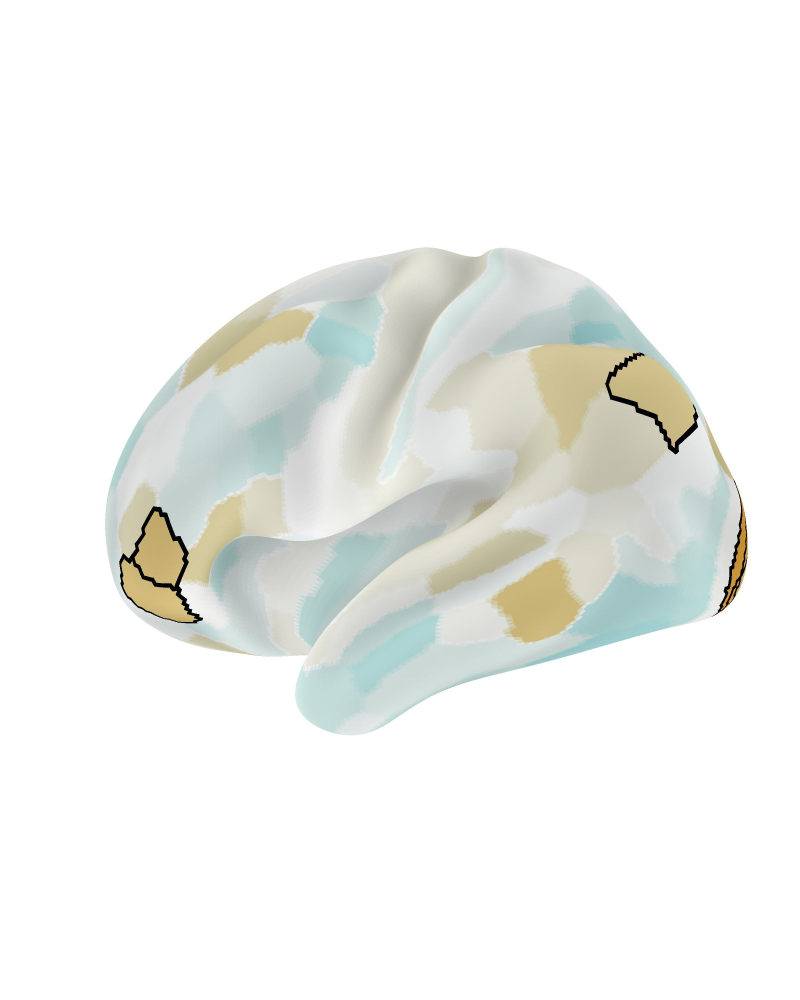
#> input picture processed_data/brain_plots/RSA-model-attn_out_avg_pe-2dpe_stat-stat_contoured_left_lateral.jpeg, 2400 x 3000 px, given in place of del-mlp_layer0_pe-2dpe_stat-stat_contoured_left_lateral.jpeg, which was not available (shown at 1/3 size)
$ jupyter execute --allow-errors 'Analysis 2b: fMRI RSA.ipynb'   (text cells are left out)
#> lines starting #> are read from the running program, lines starting #| are printed output that depends on the picture; pictures that were not available may be replaced by others from this repository, and a replacement may not be noted
### lstnn/dataset.py
"""Data loading and preprocessing for Latin Square Task puzzles.

Converts CSV puzzle files into PyTorch Datasets with one-hot encoding,
transcribes original MATLAB fMRI task data to CSV, and provides utility
functions for puzzle-to-tensor conversion. Used by all training scripts
and analysis notebooks.
"""
from random import choice
import pandas as pd
import numpy as np
import torch
from scipy.io import loadmat
from torch.utils.data import Dataset


class PuzzleDataset(Dataset):
    '''Custom dataset with indices'''

    # [10 lines left out: functions __init__, __getitem__, not called in this run]

    def __len__(self):
        return len(self.puzzles)

    def print_puzzle(self, index):
        v, I = torch.max(self.puzzles[index], 2)
        return ((v > 0).long()*(I+1)).squeeze(), torch.where(self.solutions[index])[0][0]+1


def puzzle_csv_to_df(csv_files):
    if type(csv_files) == str:
        csv_files = [csv_files]

    df = pd.DataFrame()
    for csv in csv_files:
        df = pd.concat([df, pd.read_csv(csv, dtype=str)], ignore_index=True)

    # replace the IDs with the index
    df['ID'] = df.index.copy()
    return df


def puzzles_to_tensor(csv_files=['puzzle_data_original.csv']):
    """Converts LST puzzles from csv to one hot encoded tensors."""

    # get puzzle csv as df
    df = puzzle_csv_to_df(csv_files)
    puzzle_grid = df_puzzles_to_grid(df)

    # store solutions as an array
    solutions = string_to_array(df.solutions.values)

    # convert puzzles to one hot encoded tensor
    puzzles_one_hot = np.zeros((len(df), 4, 4, 5))
    for trial in range(len(df)):
        puzzles_one_hot[trial, :, :, :] = grid_to_one_hot(
            puzzle_grid[:, :, trial])
    puzzles_one_hot = torch.from_numpy(puzzles_one_hot).float()

    # convert solutions
    solutions_one_hot = np.zeros((len(df), 4))
    for trial in range(len(df)):
        for channel, stimuli in enumerate([1, 2, 3, 4]):
            solutions_one_hot[trial, channel] = solutions[trial] == stimuli
    solutions_one_hot = torch.from_numpy(solutions_one_hot).float()

    return puzzles_one_hot, solutions_one_hot


# [147 lines left out: functions convert_puzzle_data, sudoku_to_LST, sudoku_to_tensor, not called in this run]


def string_to_array(input_string):
    list = [int(char) for char in input_string]
    return np.array(list)


# [17 lines left out: functions df_puzzles_to_grid, grid_to_one_hot, not called in this run]


def get_dataset(csv_files=['puzzle_data_original.csv']):

    # get one hot encoded puzzles and solutions
    puzzles, solutions = puzzles_to_tensor(csv_files)

    # get attached conditions
    df = pd.DataFrame()

    if type(csv_files) == str:
        csv_files = [csv_files]

    for f in csv_files:
        df = pd.concat([df, puzzle_csv_to_df(f)])

    return PuzzleDataset(puzzles, solutions, df.condition.to_list())

### lstnn/plotting.py
"""Publication-quality brain surface plotting utilities.

Provides 4-panel brain visualisations (lateral/medial × left/right) with
optional contour overlays for displaying RSA and decoding results on the
cortical surface. Used by the analysis notebooks for figure generation.
"""
import nibabel as nb
import seaborn as sns
import hcp_utils as hcp
import nilearn.plotting as plotting
import matplotlib.pyplot as plt
import numpy as np
import cmasher as cmr


# [147 lines left out: functions pub_surf_plot, pub_surf_plot_contours, not called in this run]

def get_cropped_img(img,
                    x_start_buffer=10,
                    x_finish_buffer=10,
                    y_start_buffer=10,
                    y_finish_buffer=10,
                    ):
    # Returns a cropped input image

    # average across color information (3rd dimension)
    m_img = np.mean(img, axis=2)

    x_start = (np.where(np.argmax(m_img != np.max(img), axis=0))
               [0][0]) - x_start_buffer
    x_finish = (np.where(np.argmax(m_img != np.max(img), axis=0))
                [0][-1]) + x_finish_buffer
    y_start = np.where(np.argmax(m_img != np.max(img), axis=1))[
        0][0] - y_start_buffer
    y_finish = np.where(np.argmax(m_img != np.max(img), axis=1))[
        0][-1] + y_finish_buffer

    # Crop the input image based on determined crop heights and widths
    img_cropped = img[y_start:y_finish, x_start:x_finish, :]
    return img_cropped

### lstnn/parcellation.py
'''
A parcellation helper for Tian's parcellations


'''
import numpy as np
import nibabel as nb
import pandas as pd


class Parcellation:
    def __init__(self, cortex='Glasser', cortex_res=None, scale=1, volumetric=False,
                 path=None):  # Set to parcellation directory; see README for download instructions

        # Init.
        self.cortex = cortex
        self.cortex_res = cortex_res
        self.scale = scale
        network_details = None

        if cortex_res == None:
            self.label = 'TianS'+str(scale)+cortex
        else:
            self.label = 'TianS'+str(scale)+cortex+str(cortex_res)

        if cortex == 'Glasser':
            file = path+'3T/Cortex-Subcortex/Q1-Q6_RelatedValidation210.CorticalAreas_dil_Final_Final_Areas_Group_Colors.32k_fs_LR_Tian_Subcortex_S' + \
                str(scale)+'.dlabel.nii'
            details = path+'3T/Cortex-Subcortex/Q1-Q6_RelatedValidation210.CorticalAreas_dil_Final_Final_Areas_Group_Colors.32k_fs_LR_Tian_Subcortex_S' + \
                str(scale)+'_label.txt'
            # network_details = '/home/lukeh/LabData/...'  # original lab path; see README
            file_volume = None

        elif cortex == 'Schaefer':
            file = (path+'3T/Cortex-Subcortex/'
                    + 'Schaefer2018_'+str(cortex_res)+'Parcels_17Networks_order_Tian_Subcortex_S'+str(scale)+'.dlabel.nii')
            details = (path+'3T/Cortex-Subcortex/'
                       + 'Schaefer2018_'+str(cortex_res)+'Parcels_17Networks_order_Tian_Subcortex_S'+str(scale)+'_label.txt')
            file_volume = (path+'3T/Cortex-Subcortex/MNIvolumetric/'
                           + 'Schaefer2018_'+str(cortex_res)+'Parcels_17Networks_order_Tian_Subcortex_S'+str(scale)+'_3T_MNI152NLin2009cAsym_1mm.nii.gz')

        elif cortex == 'Schaefer200Networks':
            file = '../data/Schaefer2018_200_Networks.dlabel.nii'
            details = None
            file_volume = None

        else:
            print('Parcellation not found...')

        # the parcellation file
        if volumetric:
            self.file = file_volume
        else:
            self.file = file

        # text file associated with parcellation
        self.details = details
        self.network_details = network_details

        # the actual image
        self.img = nb.load(self.file).get_fdata().reshape(-1, 1)

        # number of parcels
        self.n_parcels = len(np.unique(self.img)) - 1  # account for '0'

        # anatomical labels of parcels
        if details is not None:
            try:
                parcel_labels = np.loadtxt(self.details, dtype=str)

            except:
                parcel_labels = []
                with open(self.details, 'r') as f:
                    for count, line in enumerate(f, start=0):
                        if count % 2 == 0:
                            parcel_labels.append(line.split('\n')[0])
                parcel_labels = np.array(parcel_labels)
            self.parcel_labels = parcel_labels
        else:
            self.parcel_labels = list(range(self.n_parcels))
        assert len(
            self.parcel_labels) == self.n_parcels, "Mismatch between labels and parc"

    # [27 lines left out: function apply_networks, not called in this run]

### scripts/Analysis 2b: fMRI RSA.ipynb
[cell 1]
import pandas as pd
import numpy as np
from lstnn.parcellation import Parcellation
import matplotlib.pyplot as plt
import seaborn as sns

# parameters
pe_desc = "2dpe"
fmethod = "crossnobis" # "crossnobis"
amethod = "euclidean" #  "euclidean"
cmethod = "corr"
epoch = 4000
n_perms = 10000
atlas = "Glasser"

if atlas == "Glasser":
    cortex = 'Glasser'
    cortex_res = None
    scale = 1
elif atlas == "Schaefer":
    cortex = 'Schaefer'
    cortex_res = 400
    scale = 1

#> (the rest of this cell did not finish here and is left out)

#> (a cell that did not finish here is left out)

[cell 3]
nc_perms = 1000
noise_ceilings = []

# functions
# [14 lines left out: functions spearmanbrown, summary_stats, not called in this run]


# load relevant noise ceilings
#> (the rest of this cell did not finish here and is left out)

#> (a cell that did not finish here is left out)

#> (a cell that did not finish here is left out)

[cell 6]
nc_perms = 1000
noise_ceilings = []

# load relevant noise ceilings
#> (the rest of this cell did not finish here and is left out)

#> (a cell that did not finish here is left out)

[cell 8]
from lstnn.compare_rdms import get_transformer_rdms, get_transformer_weights
from lstnn.dataset import get_dataset
from scipy.stats import zscore
import rsatoolbox

#> (the rest of this cell did not finish here and is left out)


# get specified ANN models
weights = get_transformer_weights(LST_puzzle_ds, pe_desc, epoch, data_dir="../processed_data/")
rdms = get_transformer_rdms(weights, amethod)

[cell 9]
# get specific rdms
i = 4
#> (the rest of this cell did not finish here and is left out)

[cell 10]
import matplotlib.pyplot as plt
from scipy.stats import zscore
import cmasher as cmr

# [8 lines left out: function norm_mat, not called in this run]


plt.rcParams['svg.fonttype'] = 'none'

# Create a figure with 2x2 subplots
fig, axes = plt.subplots(2, 2, figsize=(2, 2))
cmap = cmr.voltage_r

# PE
#> (the rest of this cell did not finish here and is left out)

[cell 11]
from lstnn.plotting import pub_surf_plot_contours, pub_surf_plot
def myround(x, base=0.05):
    return np.round(base * round(x/base), 2)

save = False
plot = False
cmap1 = cmr.sunburst
cmap2 = cmr.prinsenvlag_r
stats = ["stat"]#, "percentile"]
model = "pe_layer"
pe ="2dpe"
#lims = [(-.35, 0.35), (0, 1)]
#> (the rest of this cell did not finish here and is left out)

[cell 12]
import matplotlib.pyplot as plt
import matplotlib.gridspec as gridspec
from lstnn.plotting import get_cropped_img
plt.rcParams['svg.fonttype'] = 'none'

# analysis params
stat = "stat"
pe ="2dpe"

# gridspec inside gridspec
fig = plt.figure(figsize=(8.1, 2))

# rows
rows = gridspec.GridSpec(2, 1, figure=fig, hspace=0, wspace=0, height_ratios=[0.01, 0.495*2])

# create gridspec between brains and scatter plot
cols = gridspec.GridSpecFromSubplotSpec(1, 4, subplot_spec=rows[0], hspace=0, wspace=0.1)
for layer in range(4):
    ax = fig.add_subplot(cols[layer])
    ax.set_title("Layer "+str(layer+1), fontsize=9)
    ax.set_xticklabels([])
    ax.set_yticklabels([])
    ax.set_xticks([])
    ax.set_yticks([])
    sns.despine(left=True, bottom=True, ax=ax)
#> further down, img is the input picture: shape (3000, 2400, 3); mean R, G, B 239.8, 241.3, 238.3

# MLP brains
model = "mlp_layer"
cols = gridspec.GridSpecFromSubplotSpec(1, 4, subplot_spec=rows[1], hspace=0, wspace=0.1)

count = 0
#> (the rest of this cell did not finish here and is left out)

#> in get_cropped_img, `m_img = np.mean(img, axis=2)`:
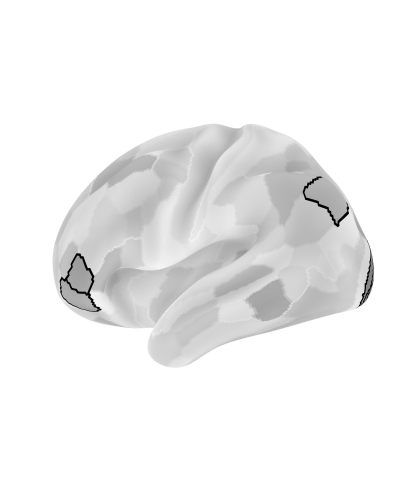
#> m_img: shape (3000, 2400) float64 (shown at 1/6 size); min 0, max 255, mean 239.8
#> in get_cropped_img, `x_start = (np.where(np.argmax(m_img != np.max(img), axis=0)) [0][0]) -..`: x_start = 303
#> in get_cropped_img, `x_finish = (np.where(np.argmax(m_img != np.max(img), axis=0)) [0][-1])..`: x_finish = 2256
#> in get_cropped_img, `y_start = np.where(np.argmax(m_img != np.max(img), axis=1))[ 0][0] - y..`: y_start = 735
#> in get_cropped_img, `y_finish = np.where(np.argmax(m_img != np.max(img), axis=1))[ 0][-1] +..`: y_finish = 2208
#> in get_cropped_img, `img_cropped = img[y_start:y_finish, x_start:x_finish, :]`:
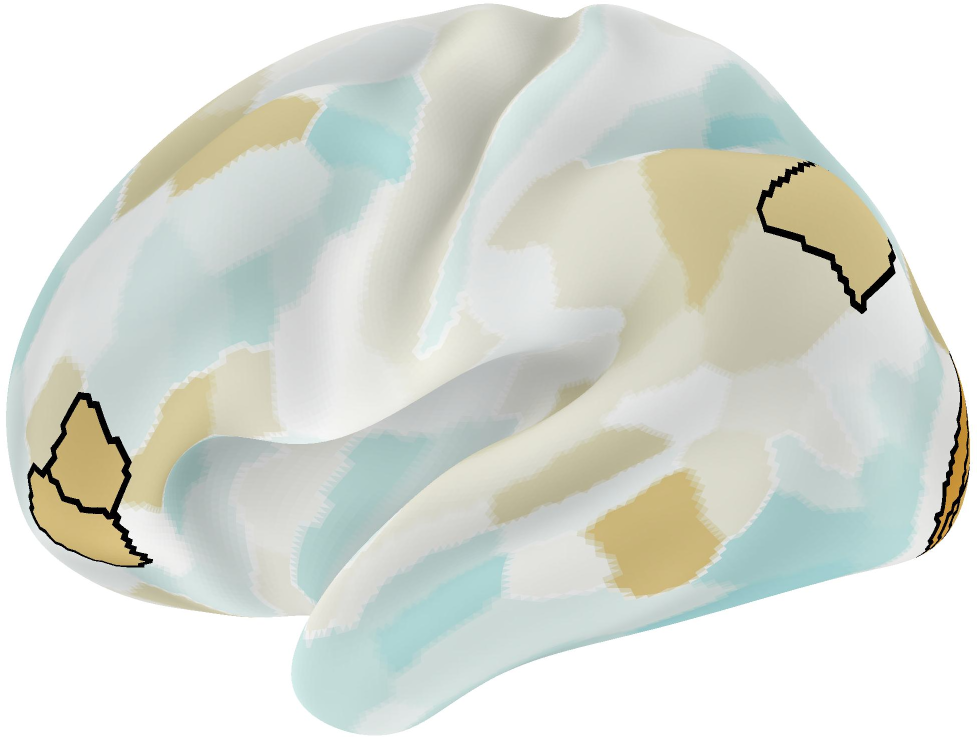
#> img_cropped: shape (1473, 1953, 3) (shown at 1/2 size); mean R, G, B 217.1, 220.7, 213.2

            # get ax
            ax = fig.add_subplot(brain_grid[b_count])
            ax.set_xticklabels([])
            ax.set_yticklabels([])
            ax.set_xticks([])
            ax.set_yticks([])
            ax.imshow(img_cropped, aspect='equal', rasterized=True)
            sns.despine(left=True, bottom=True, ax=ax)
            b_count = b_count+1
    count = count+1
plt.show()

[cell 13]
def myround(x, base=0.05):
    return np.round(base * round(x/base), 2)

save = True
#> save = True
plot = False
cmap1 = cmr.sunburst
cmap2 = cmr.prinsenvlag_r
stats = ["stat"]#, "percentile"]
pe ="2dpe"
#lims = [(-.35, 0.35), (0, 1)]
#> (the rest of this cell did not finish here and is left out)

$ run again, on processed_data/brain_plots/RSA-model-attn_out_avg_pe-2dpe_stat-stat_contoured_right_lateral.jpeg
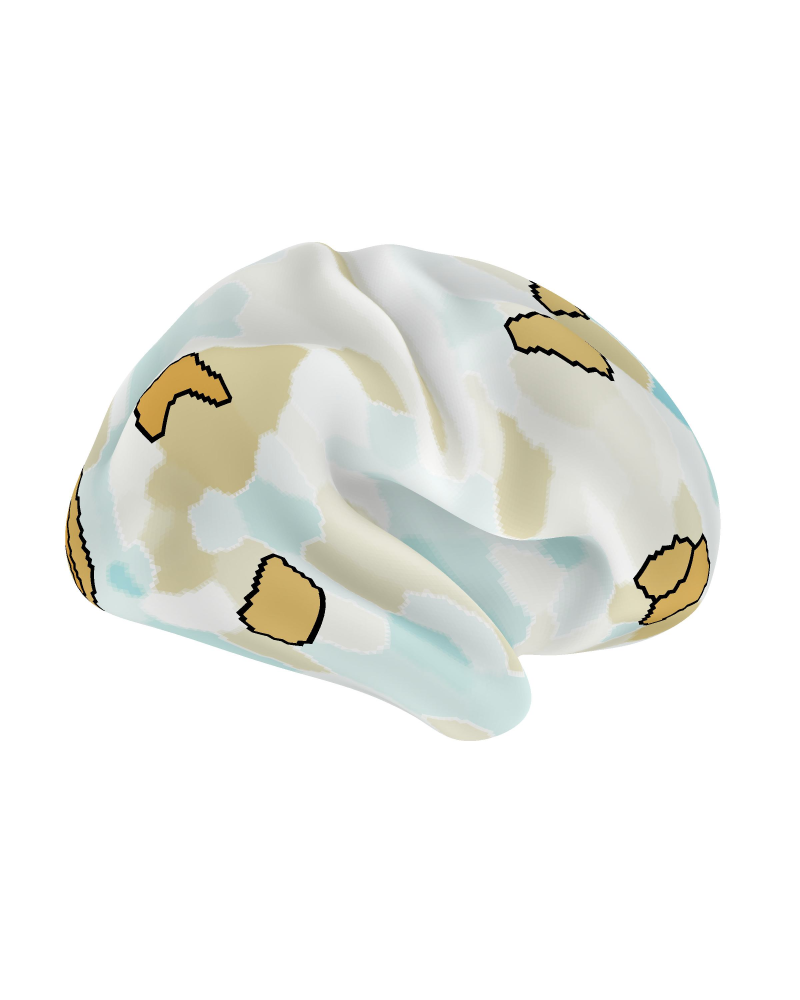
#> input picture processed_data/brain_plots/RSA-model-attn_out_avg_pe-2dpe_stat-stat_contoured_right_lateral.jpeg, 2400 x 3000 px, given in place of del-mlp_layer0_pe-2dpe_stat-stat_contoured_left_lateral.jpeg, which was not available (shown at 1/3 size)
#> img is the input picture: shape (3000, 2400, 3); mean R, G, B 239.6, 240, 236.2
#> in get_cropped_img, `m_img = np.mean(img, axis=2)`:
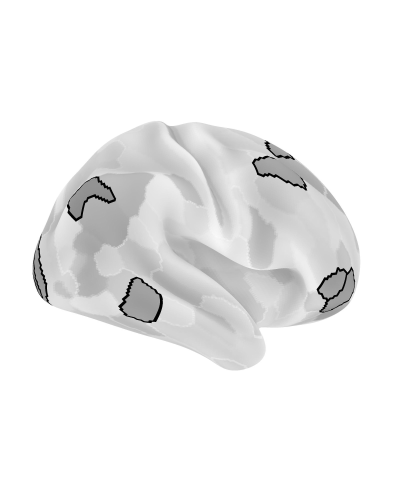
#> m_img: shape (3000, 2400) float64 (shown at 1/6 size); min 0, max 255, mean 238.6
#> x_start = 191
#> x_finish = 2167
#> y_start = 719
#> y_finish = 2224
#> in get_cropped_img, `img_cropped = img[y_start:y_finish, x_start:x_finish, :]`:
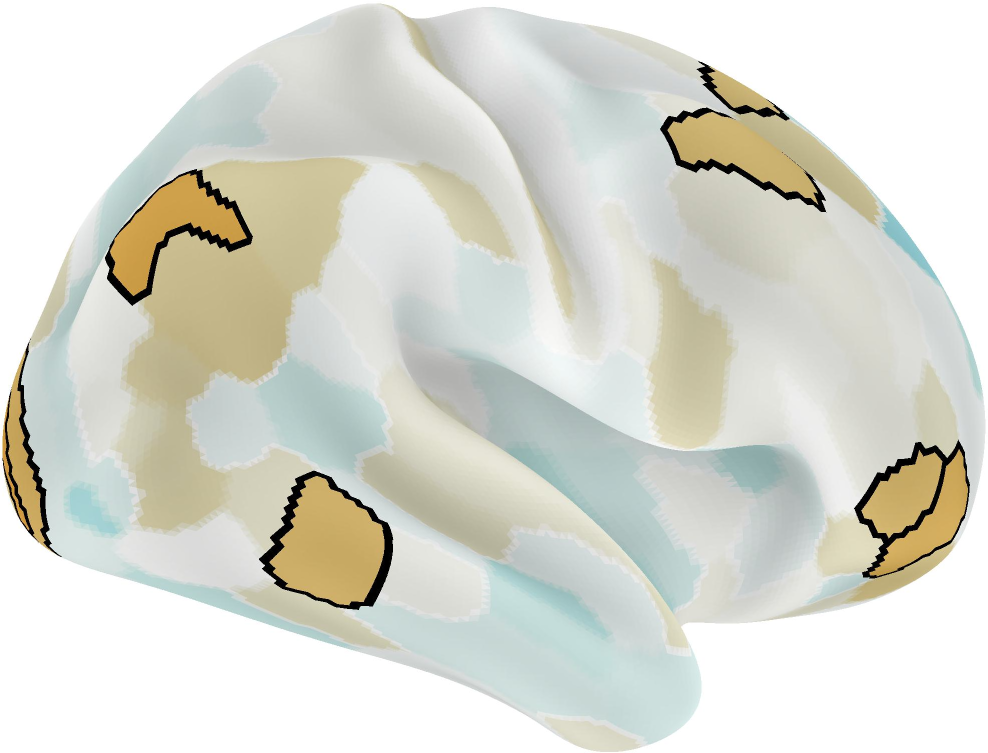
#> img_cropped: shape (1505, 1976, 3) (shown at 1/2 size); mean R, G, B 217.8, 218.8, 209.5
#> save = True

$ run again, on processed_data/brain_plots/RSA-model-attn_out_avg_pe-2dpe_stat-stat_contoured_right_lateral_colorbar.jpeg
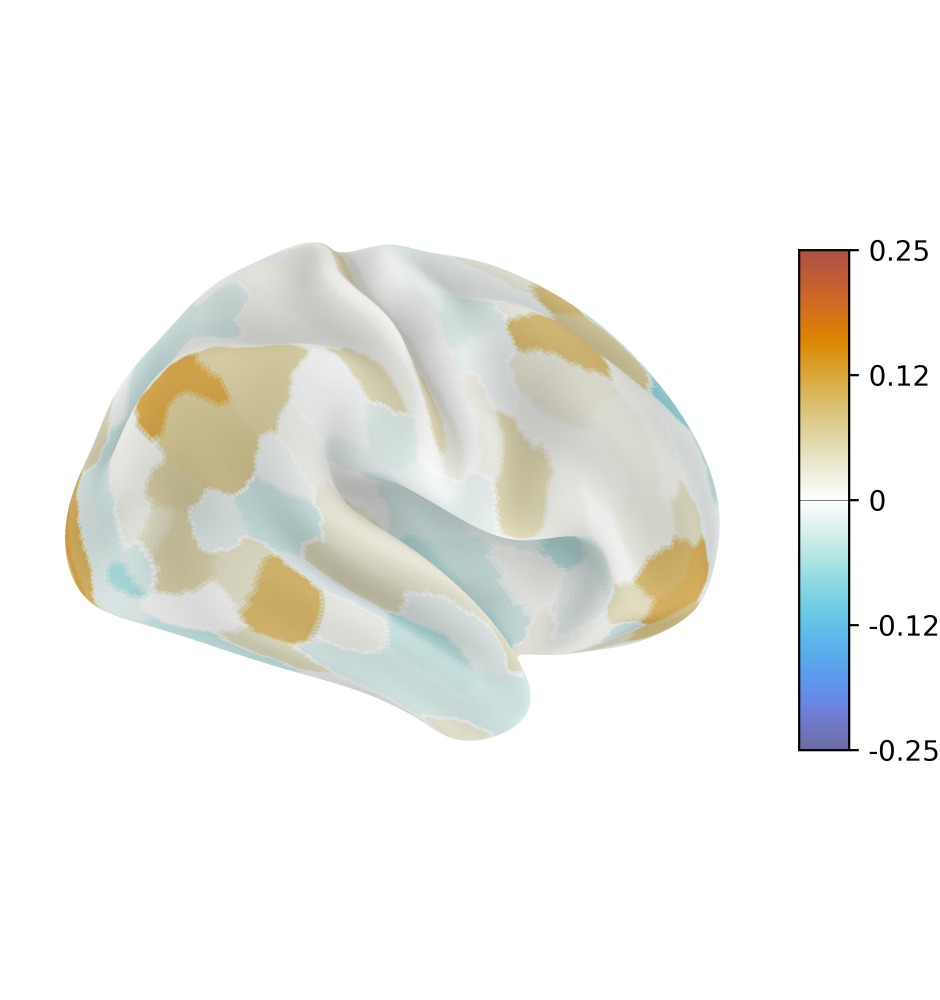
#> input picture processed_data/brain_plots/RSA-model-attn_out_avg_pe-2dpe_stat-stat_contoured_right_lateral_colorbar.jpeg, 2820 x 3000 px, given in place of del-mlp_layer0_pe-2dpe_stat-stat_contoured_left_lateral.jpeg, which was not available (shown at 1/3 size)
#> img is the input picture: shape (3000, 2820, 3); mean R, G, B 240, 240.3, 236.4
#> in get_cropped_img, `m_img = np.mean(img, axis=2)`:
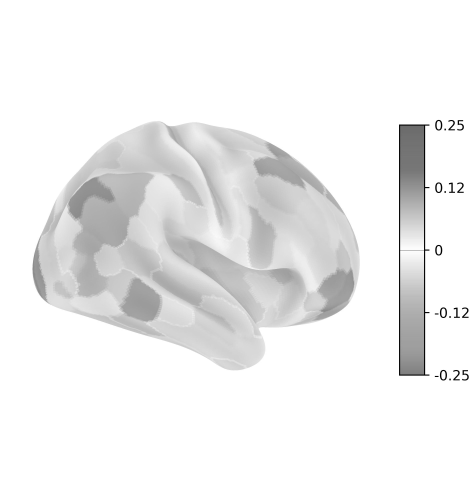
#> m_img: shape (3000, 2820) float64 (shown at 1/6 size); min 0, max 255, mean 238.9
#> x_start = 191
#> x_finish = 2815
#> y_start = 712
#> y_finish = 2287
#> in get_cropped_img, `img_cropped = img[y_start:y_finish, x_start:x_finish, :]`:
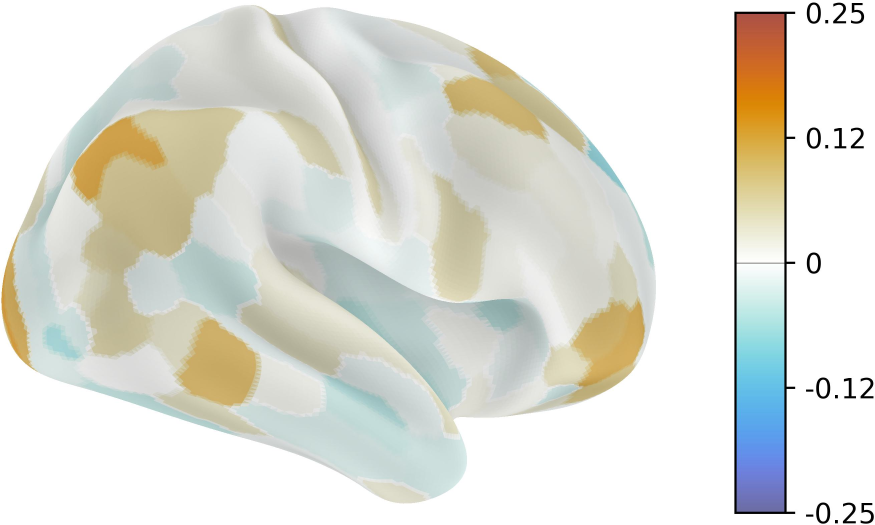
#> img_cropped: shape (1575, 2624, 3) (shown at 1/3 size); mean R, G, B 224.3, 224.8, 216.9
#> save = True
